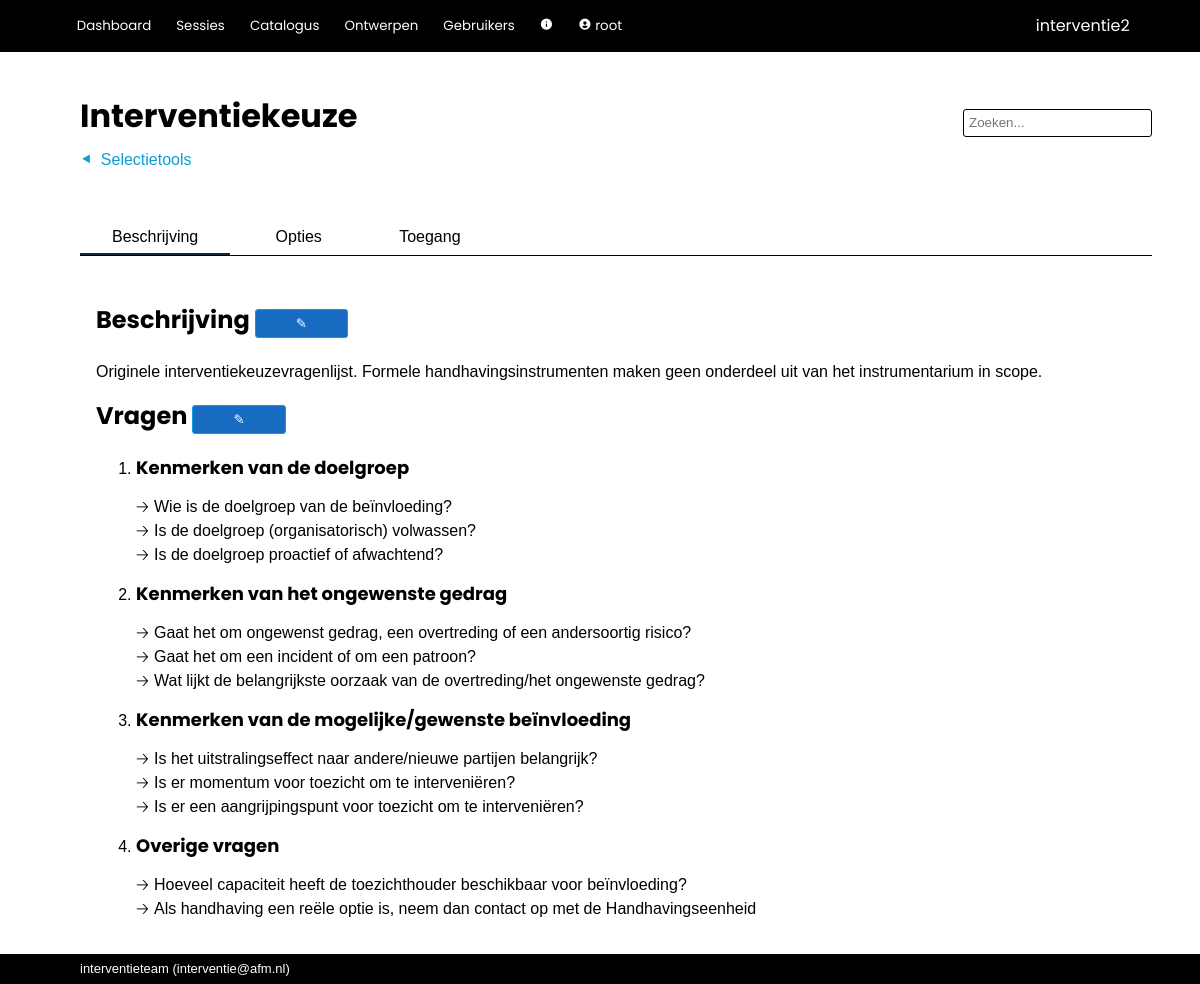
Page /tools/view_question_set/1 (signed in) on the committed database.
### interventie2/models.py (models this page shows, shortened)
class User(db.Model, UserMixin):
    __tablename__ = 'users'
    id            = db.Column(db.Integer, primary_key=True)
    name          = db.Column(db.String(80), nullable=False, unique=True)
    password      = db.Column(db.String(200), nullable=False)
    role_id       = db.Column(db.Integer, db.ForeignKey('roles.id'), nullable=False, default=4) #references roles.id
    description   = db.Column(db.String(2000), nullable=False, default="")
    email         = db.Column(db.String(254))
    link          = db.Column(db.String(1000))
    active        = db.Column(db.Boolean, nullable=False, default=True)
    date_created  = db.Column(db.DateTime(timezone=True), server_default=func.now())
    last_seen     = db.Column(db.DateTime(timezone=True), server_default=func.now())
    role = relationship('Role')
    messages = relationship('Message', back_populates='recipient', foreign_keys="Message.recipient_id", cascade='all, delete-orphan')
    messages_sent = relationship('Message', back_populates='sender', foreign_keys="Message.sender_id")
    worksession = relationship('Worksession', back_populates='creator')
    plan = relationship('Plan', back_populates='creator')
    allowed_worksessions = relationship('Worksession', secondary='worksession_access', back_populates='allowed_users')
    owned_instruments = relationship('Instrument', back_populates='owner')
    def unread_messages(self):
        return sum(1 for message in self.messages if (message.unread) and (message.deliver_after.date() <= date.today()))
    def unread_message_alert(self):
        return self.unread_messages() > 0

class QuestionSet(db.Model):
    __tablename__ = 'question_sets'
    id            = db.Column(db.Integer, primary_key=True)
    name          = db.Column(db.String(500), nullable=False)
    description   = db.Column(db.String(2000), nullable=False, default="")
    owner_id      = db.Column(db.Integer, db.ForeignKey('users.id'), nullable=False) #references users.id
    date_created  = db.Column(db.DateTime(timezone=True), server_default=func.now())
    date_modified = db.Column(db.DateTime(timezone=True), server_default=func.now())
    default_process_id = db.Column(db.Integer, db.ForeignKey('processes.id'), nullable=False, default=1)
    default_instruments_visible = db.Column(db.Boolean, nullable=False, default=True)
    default_tags_visible = db.Column(db.Boolean, nullable=False, default=False)
    default_allow_weights = db.Column(db.Boolean, nullable=False, default=False)
    color         = db.Column(db.String(7))
    text_color    = db.Column(db.String(7))
    forbidden_tags = relationship('Tag', secondary='question_set_forbidden_tags')
    mandatory_tags = relationship('Tag', secondary='question_set_mandatory_tags')
    owner = relationship('User')
    default_process = relationship('Process')
    questions = relationship('Question', cascade='all, delete-orphan')
    worksessions = relationship('Worksession', back_populates='question_set', cascade='all, delete-orphan')

class Question(db.Model):
    __tablename__ = 'questions'
    id            = db.Column(db.Integer, primary_key=True)
    name          = db.Column(db.String(500), nullable=False)
    description   = db.Column(db.String(2000), nullable=False, default="")
    question_set_id = db.Column(db.Integer, db.ForeignKey('question_sets.id'))  #references question_sets.id
    allow_motivation = db.Column(db.Boolean, nullable=False, default=True)
    allow_choice  = db.Column(db.Boolean, nullable=False, default=True)
    allow_multiselect = db.Column(db.Boolean, nullable=False, default=False)
    allow_weight  = db.Column(db.Boolean, nullable=False, default=False)
    order         = db.Column(db.Integer, nullable=False, default=100)
    required_active_tags = relationship('Tag', secondary='question_required_tags')
    options = relationship('Option', cascade='all, delete-orphan')
    question_set = relationship('QuestionSet', back_populates='questions')
    @hybrid_property
    def is_category(self):
        return (not(self.allow_motivation or self.allow_choice))

### interventie2/tools/routes.py (the view)
@tools.route('/view_question_set/<int:question_set_id>', methods=['GET', 'POST'])
@login_required
def view_question_set(question_set_id):
    if not current_user.role.edit_questionnaire:
        return render_template('error/index.html', title='Onvoldoende rechten', message='Onvoldoende rechten om een tool te ontwerpen.')
    question_set = QuestionSet.query.get(question_set_id)
    return render_template('tools/view_question_set.html', question_set=question_set)

### interventie2/models.py (called while the page is built)
@login_manager.user_loader
def load_user(user_id):
    return User.query.get(user_id)

### interventie2/tools/templates/tools/view_question_set.html (shortened to what this page needs)
{% extends 'base.html' %}
{% block steps %}
    <a href="{{ url_for('tools.index') }}" class="step">Selectietools</a>
{% endblock %}
{% block page_title %}
    {{ question_set.name }}
{% endblock %}
{% block tabs %}
<div class="tab_bar">
    <button class="tablinks" onclick="switch_tab(event, 'qs_info')" id="defaultOpen">Beschrijving</button>
    <button class="tablinks" onclick="switch_tab(event, 'qs_details')">Opties</button>
    <button class="tablinks" onclick="switch_tab(event, 'qs_options')">Toegang</button>
</div>
{% endblock %}
{% block body %}
<div id="qs_info" class="tabcontent">
    <h1>Beschrijving
        <a href="{{ url_for('tools.edit_question_set', question_set_id=question_set.id) }}"><button type="button">✎</button></a>
    </h1>
        <p>{{ question_set.description | escape | markdown }}</p>
     <h1>Vragen
        <a href="{{ url_for('tools.design_question_set', question_set_id=question_set.id) }}"><button type="button">✎</button></a>
    </h1>
        <ol>
            {% for question in question_set.questions | sort(attribute='order') %}
                {% if question.is_category %}
                    <li>
                        <h2 class="question_category">{{ question.name }}</h2>
                    </li>
                {% elif not question.is_category %}
                    <div class="collapsible">{{ question.name }}</div>
                {% endif %}
            {% endfor %}
        </ol>
</div>
{% endblock %}

### interventie2/templates/base.html (shortened to what this page needs)
<!DOCTYPE html>
<html lang="en">
    <head>
        <link rel="stylesheet" href="{{ url_for('static', filename='css/styles.css')}}">
        <link href="https://unpkg.com/boxicons@2.1.2/css/boxicons.min.css" rel="stylesheet">
    </head>
    <body>
        {% import 'jinja_macros.html' as macro %}
        <header>
            <div class="logo">{{ config['APP_NAME'] }}</div>
            <div class="modes">
                {% if current_user.is_authenticated %}
                    <button>
                        <a href="{{ url_for('main.index') }}">Dashboard</a>
                    </button>
                    <button>
                        <a href="{{ url_for('main.worksessions') }}">Sessies</a>
                    </button>
                    <button>
                        <a href="{{ url_for('catalog.index') }}">Catalogus</a>
                    </button>
                    {% if current_user.role.edit_questionnaire %}
                        <button>
                            <a href="{{ url_for('tools.index') }}">Ontwerpen</a>
                        </button>
                    {% endif %}
                    {% if current_user.role.edit_users %}
                        <button>
                            <a href="{{ url_for('admin.index') }}">Gebruikers</a>
                        </button>
                    {% endif %}
                    {% if current_user.role.see_app_info %}
                        <button>
                            <a href="{{ url_for('admin.info') }}"><i class='bx bxs-info-circle'></i></a>
                        </button>
                    {% endif %}
                    <button>
                        <a href="{{ url_for('admin.user', id=current_user.id) }}"><i class='bx bxs-user-circle'></i>
                            {{ current_user.name }}
                        </a>
                    </button>
                {% else %}
                    <button>
                        <a href="{{ url_for('main.login') }}">Login</a>
                    </button>
                {% endif %}
            </div>
        </header>
        <nav>
            <div class="title">{% block page_title %}{% endblock %}</div>
            {% if current_user.is_authenticated %}
                <form action="/analysis/search" method="get" class="search">
                    <input id="search" type="search"  name="q" value="{{ request.args.get('q') or '' }}" placeholder="Zoeken...">
                </form>
            {% endif %}
            <div class="steps">{% block steps %}{% endblock %}</div>
            <div class="tabs">{% block tabs %}{% endblock %}</div>
        </nav>
        <main>
            <section>{% block body %}{% endblock %}</section>
        </main>
        <footer>{{ config['MAINTAINER'] }} (<a href="mailto:{{ config['MAINTAINER_EMAIL'] }}">{{ config['MAINTAINER_EMAIL'] }}</a>)</footer>
    </body>
</html>

### interventie2/static/css/styles.css (style rules this page uses)
:root { --dark-blue: #0f2841; --light-blue: #0e9ed5; --green: #3b7d23; --red: red; --highlight: #195fa6; --mid-grey: #0e9ed5; --object: #f0f9ff; --alert: red; --button-bg: #176cc2; --button-fg: white; }
html, body { font-family: sans-serif; line-height: 1.5em; padding: 0px; margin: 0px; }
p { padding-top: 0 !important; padding-bottom: 0 !important; margin-top: 0px; margin-bottom: 0px; }
a { color: inherit; text-decoration: none; }
h1, h2, h3 { font-family: "Poppins", sans-serif; }
h1 { font-size: x-large; }
h2 { font-size: large; }
button { border: 1px solid var(--mid-grey); background-color: var(--button-bg); color: var(--button-fg); min-height: 2.2em; border-radius: 3px; min-width: 7em; padding-left: 1em; padding-right: 1em; margin-bottom: 2px; }
button a { text-decoration: none; }
input { background-color: white;; border: 1px solid var(--mid-grey); font-size: inherit; min-height: 1.7rem; margin-bottom: 2px; }
body { display: grid; height: 100vh; grid-template-rows: min-content min-content auto min-content; grid-template-areas: "header" "nav" "main" "footer"; }
header { grid-area: header; background-color: black; display: grid; grid-template-columns: auto min-content; grid-template-rows: auto; grid-template-areas: "modes logo"; color: white; align-items: center; padding: 0.6rem 4.4rem; font-family: "Poppins", sans-serif; }
header a { text-decoration: none; font-family: "Poppins", sans-serif; }
.logo { grid-area: logo; }
.modes { grid-area: modes; padding: 0px; margin: 0px; }
.modes button { background: inherit; outline: none; cursor: pointer; padding: 0.4rem 0.4rem; margin: 0 0.5rem 0 0; border: none; border-radius: 0px; color: white; font-family: "Poppins", sans-serif; font-size: smaller; min-width: 0; }
.modes a { text-decoration: none; }
nav { grid-area: nav; display: grid; grid-template-columns: 1fr auto; grid-template-areas: "title search" "steps steps" "tabs tabs "; align-items: center; margin: 3rem 3rem 1rem 5rem; }
.title { grid-area: title; font-family: "Poppins", sans-serif; color: black; font-size: xx-large; font-weight: bold; padding: 0 0 1rem 0; line-height: 1em; }
.search { grid-area: search; display: flex; align-items: center; text-decoration: none; border: none; }
.search input { background-color: white;; border: 1px solid black; border-radius: 3px; padding: 5px; font-size: smaller; height: 1.7rem; }
.tabs { grid-area: tabs; display: flex; padding-top: 3rem; overflow: hidden; font-size: inherit; border-bottom: 1px solid black; }
.tabs button { background: inherit; color: black; outline: none; cursor: pointer; padding: 0rem 2rem 0rem 2rem; margin: 0 0.5rem 0 0; border: none; border-radius: 0px; font-size: inherit; width: auto; border-bottom: solid 2px white; }
.tabs button.active_tab { border-bottom: solid 2px var(--dark-blue); }
.steps { grid-area: steps; display: flex; overflow: hidden; font-size: inherit; }
.steps { background: inherit; color: var(--mid-grey); outline: none; cursor: pointer; border: none; border-radius: 0px; font-size: inherit; }
.step { margin-right: 2em; }
.step:before { content: "⯇"; margin-right: 0.5em; }
.steps a { text-decoration: none; }
main { grid-area: main; padding: 1rem 5rem; display: grid; grid-template-columns: min-content 100%; grid-template-areas: "aside section "; overflow-y: auto; }
section { grid-area: section; padding: 0; margin-left: 1rem; margin-right: 1rem; }
footer { grid-area: footer; background-color: black; color: white; align-items: center; padding: 0.2rem 5rem; font-size: small; }
.tabcontent { width: 100%; }
.collapsible { cursor: pointer; display: inline; border: none; text-align: left; outline: none; width: 100%; padding-top: 5px; padding-bottom: 5px; }
.collapsible:before { content: "🡢"; float: left; margin-right: 5px; }

### rows in the picture
User: name "root", MAINTAINER_EMAIL "interventie@afm.nl"
QuestionSet: name "Interventiekeuze", description "Originele interventiekeuzevragenlijst. Formele handhavingsinstrumenten maken geen onderdeel uit van het instrumentarium in scope."
Question: name "Kenmerken van de doelgroep"
Question: name "Wie is de doelgroep van de beïnvloeding?"
Question: name "Is de doelgroep (organisatorisch) volwassen?"
Question: name "Is de doelgroep proactief of afwachtend?"
Question: name "Kenmerken van het ongewenste gedrag"
Question: name "Gaat het om ongewenst gedrag, een overtreding of een andersoortig risico?"
Question: name "Gaat het om een incident of om een patroon?"
Question: name "Wat lijkt de belangrijkste oorzaak van de overtreding/het ongewenste gedrag?"
Question: name "Kenmerken van de mogelijke/gewenste beïnvloeding"
Question: name "Is het uitstralingseffect naar andere/nieuwe partijen belangrijk?"
Question: name "Is er momentum voor toezicht om te interveniëren?"
Question: name "Is er een aangrijpingspunt voor toezicht om te interveniëren?"
Question: name "Overige vragen"
Question: name "Hoeveel capaciteit heeft de toezichthouder beschikbaar voor beïnvloeding?"
Question: name "Als handhaving een reële optie is, neem dan contact op met de Handhavingseenheid"

### other values in the picture
{{ config['APP_NAME'] }} "interventie2"
{{ config['MAINTAINER'] }} "interventieteam"
